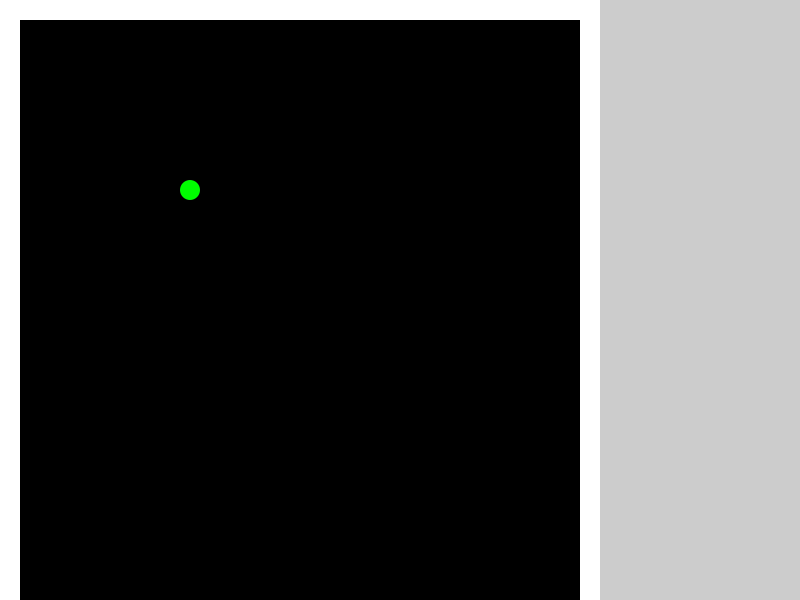
Frame 1 (no input)
Frame 60 (the mouse pressed at the canvas centre just before this capture): identical to frame 1, image omitted
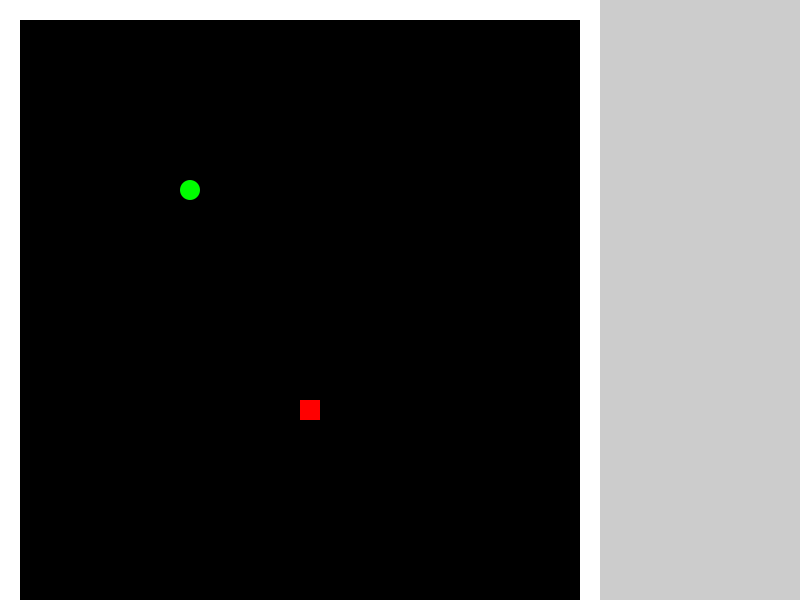
Frame 120 (the mouse held since frame 60 and released just before this capture)

The Processing sketch that drew these frames (run headless with seeded random() and noise(); from frame 60 on, the mouse is pressed at the canvas centre):

// Processing sketch: TabletopTowerDefense
// ── TabletopTowerDefense.pde
Tile[][] field;
Enemy[] wave;
int tilesize;

public void setup() {
  size(800, 600);
  tilesize = 20;
  field = new Tile[width/tilesize][height/tilesize];
  for (int row=0; row<field.length; row++) {
    for (int col=0; col<field[0].length; col++) {
      if (row == 0 || col == 0 || row == field.length-1 || col == field[0].length-1) {
        field[row][col] = new Tile(row, col, tilesize, 'W');
      }else{
        field[row][col] = new Tile(row, col, tilesize, 'B');
      }
    }
  }
  Enemy test = new Enemy(10,10,tilesize);
  wave = new Enemy[10];
  wave[0] = test;
}

public void draw() {
  for (int row=0; row<field.length; row++) {
    for (int col=0; col<field[0].length; col++) {
      field[row][col].display();
    }
  }
  mouse();
  wave[0].display();
}

public void mouse(){
  int row,col;
  row = mouseX/tilesize;
  col = mouseY/tilesize;
  field[row][col].display(255,0,0);
}
// ── Creep.pde
public class Creep {
  float x, y, vx, vy, speed, health, maxHealth;
  int tilesize;

  public Creep(int row, int col, int tilesize) {
    this.tilesize = tilesize;
    x = tilesize / 2;
    y = height / 2;
    vx = 0;
    vy = 0;
    health = 100;
    maxHealth = 100;
    speed = .5;
  }

  public void display() {
    fill(0, 100, 200);
    x += vx;
    y += vy;
    setVel();
    ellipse(x, y + tilesize / 2, tilesize, tilesize);
    fill(255, 0, 0);
    rect(x - tilesize / 2, y + tilesize, tilesize, tilesize / 5);
    fill(0, 255, 0);
    rect(x - tilesize / 2, y + tilesize, tilesize * (health / maxHealth), tilesize / 5);
  }

  public boolean getShot(int damage) {
    health -= damage;
    if (health <= 0) return true;
    else return false;
  }

  public int getRow() {
    return ((int)y + tilesize / 2) / tilesize;
  }

  public int getCol() {
    return ((int)x + tilesize / 2) / tilesize;
  }

  public float getX() {
    return x;
  }

  public float getY() {
    return y;
  }

  public void setVel() {
    int row, col;
    row = (int)(y/tilesize);
    col = (int)(x/tilesize);
    int dx, dy;
    dx = 0;
    dy = 0;
    for (int dir=0; dir<4; dir++) {
      int nRow, nCol;
      nRow = -1;
      nCol = -1;
      if (dir==0) {
        dx = 1;
        dy = 0;
      } else if (dir==1) {
        dx = 0;
        dy = -1;
      } else if (dir==2) {
        dx = -1;
        dy = 0;
      } else if (dir==3) {
        dx = 0;
        dy = 1;
      }
      nRow = row + dy;
      nCol = col + dx;
      if (nRow >= 0 && nRow < field.length && nCol >= 0 && nCol < field[0].length &&
        field[nRow][nCol].getDist() >= 0 &&
        field[nRow][nCol].getDist() < field[row][col].getDist()) {
        vx = speed * dx;
        vy = speed * dy;
      }
    }
  }
}
// ── Enemy.pde
public class Enemy {
  int x, y, tilesize, health;

  public Enemy(int row, int col, int tilesize) {
    this.tilesize = tilesize;
    x = row * tilesize - (tilesize / 2);
    y = col * tilesize - (tilesize / 2);
  }

  public void display() {
    fill(0, 255, 0);
    ellipse(x, y, tilesize, tilesize);
  }
  
  public int getRow(){
     return (x + tilesize / 2) / tilesize;
  }
  
  public int getCol(){
     return (y + tilesize / 2) / tilesize;
  }
}
// ── MyDeque.pde
import java.util.NoSuchElementException;
public class MyDeque {
  private Tile[] ary;
  private int front, back, size;

  public MyDeque() {
    ary = new Tile[10];
    front = 0;
    back = 0;
    size = 0;
  }

  private void grow() {
    Tile[] big = new Tile[2*ary.length];
    for (int ind=0; ind<ary.length-front; ind++) {
      big[big.length-1-ind] = ary[ary.length-1-ind];
    }
    for (int ind=0; ind<back; ind++) {
      big[ind] = ary[ind];
    }
    front += big.length-ary.length;
    ary = big;
  }
  private void check(int mode) {
    if (mode == 0 && front == back && size == ary.length) {
      grow();
    } else if (mode == 1 && size == 0) {
      throw new NoSuchElementException();
    }
  }


  public void addFirst(Tile str) {
    if (str == null) {
      throw new NullPointerException();
    }
    check(0);
    if (front == 0) {
      front = ary.length-1;
    } else {
      front--;
    }
    ary[front] = str;
    size++;
  }
  public void addLast(Tile str) {
    if (str == null) {
      throw new NullPointerException();
    }
    check(0);
    ary[back] = str;
    if (back == ary.length-1) {
      back = 0;
    } else {
      back++;
    }
    size++;
  }

  public Tile removeFirst() {
    check(1);
    Tile str = ary[front];
    if (front == ary.length-1) {
      front = 0;
    } else {
      front++;
    }
    size--;
    return str;
  }
  public Tile removeLast() {
    check(1);
    if (back == 0) {
      back = ary.length-1;
    } else {
      back--;
    }
    size --;
    return ary[back];
  }

  public Tile getFirst() {
    check(1);
    return ary[front];
  }
  public Tile getLast() {
    check(1);
    if (back == 0) {
      return ary[ary.length-1];
    }
    return ary[back-1];
  }

  public boolean hasNext() {
    return size != 0;
  }
}
// ── Tile.pde
public class Tile {
  int row, col;
  int dist;
  float tilesize;
  char type;

  public Tile(int row, int col, float tilesize, char type) {
    this.row = row;
    this.col = col;
    this.tilesize = tilesize;
    this.type = type;
  }

  public void setDist(int dist) {
    this.dist = dist;
  }
  public int getDist() {
    return dist;
  }

  public char getType() {
    return type;
  }

  public int getRow() {
    return row;
  }

  public int getCol() {
    return col;
  }

  public void display() {
    stroke(0, 0, 0, 0);
    //fill(255);
    if (type == 'W') {
      fill(255, 255, 255);
    } else if (type == 'S') {
      fill(0, 200, 0);
    } else if (type == 'E') {
      fill(200, 0, 0);
    } else {
      fill(0, 0, 0);
    }
    rect(col*tilesize, row*tilesize, tilesize, tilesize);
    fill(0, 0, 255);
    //text(""+dist,(col+0)*tilesize,(row+0.5)*tilesize);
    //text(type,(col+0)*tilesize,(row+0.5)*tilesize);
  }
  public void display(float r, float g, float b) {
    if (type == 'B') {
      stroke(0, 0, 0, 0);
      fill(r, g, b);
      rect(col*tilesize, row*tilesize, tilesize, tilesize);
    }
  }
}
// ── Tower.pde
public class Tower extends Tile {
  int shot_delay, damage;

  public Tower(int row, int col, float tilesize) {
    super(row, col, tilesize, 't');
    this.damage = 10;
    this.shot_delay = 10;
  }
}
